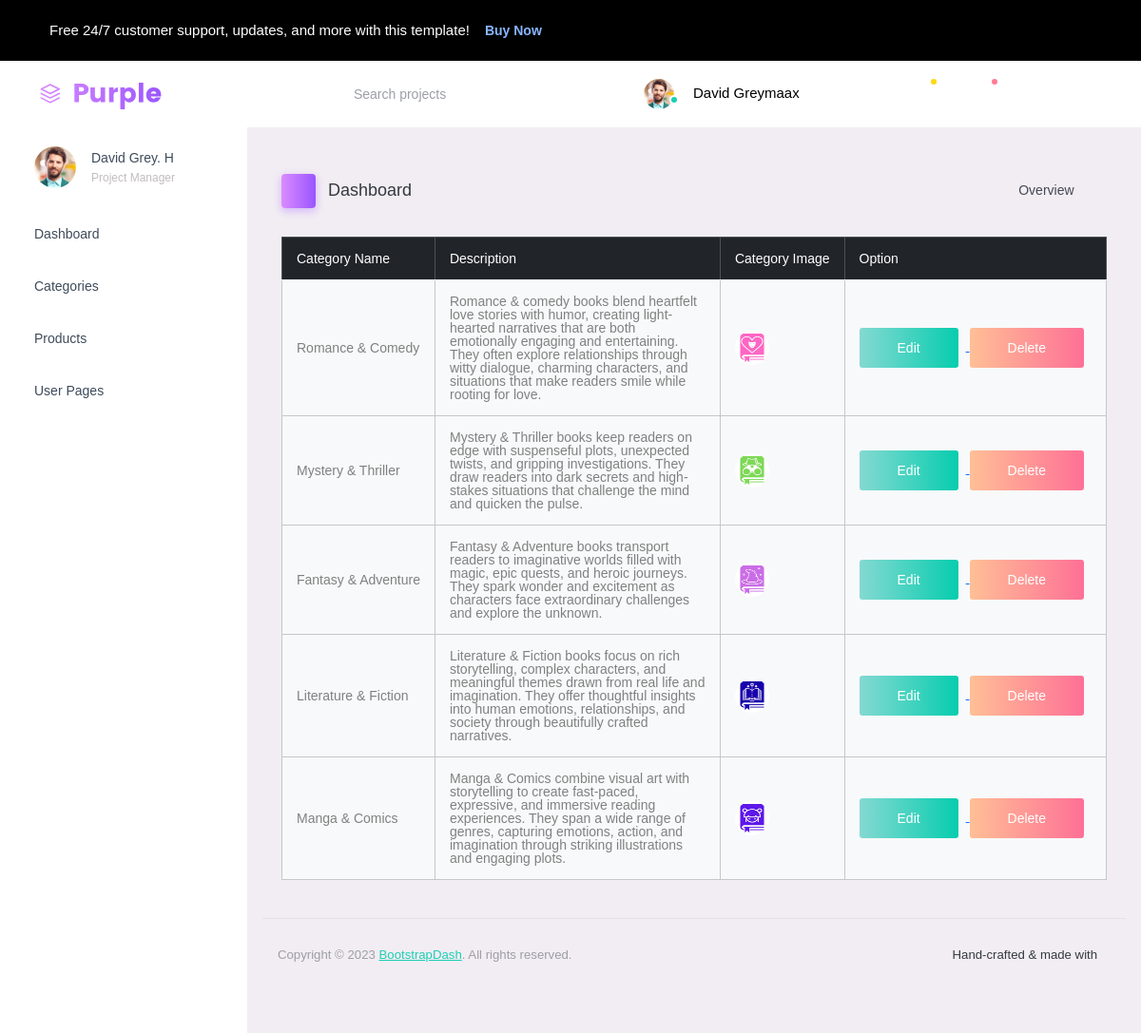
The app's page /AdminApp/display_category/ with its own data.
### AdminApp/models.py (models this page shows)
class CategoryDb(models.Model):
    Category_name = models.CharField(max_length=50,null=True,blank=True)
    Description = models.CharField(max_length=50,null=True,blank=True)
    Category_images = models.ImageField(upload_to="category images",null=True,blank=True)

### AdminApp/views.py (the view)
# urls.py: path('display_category/',views.display_category,name="display_category"),
def display_category(request):
    category=CategoryDb.objects.all()
    return render(request,"display_category.html",{"category":category})

### AdminApp/templates/display_category.html (shortened to what this page needs)
<!DOCTYPE html>
{% extends 'dashboard.html' %}
{% block content %}
<html lang="en">
<head>
</head>
<body>
<div class="col-lg-12 grid-margin stretch-card">
                <div class="card">
                     <div class="table-responsive">
                    <table class="table table-light table-hover table-bordered">
                      <thead class="table-dark">
                        <tr>
                          <th> Category Name </th>
                          <th> Description </th>
                          <th> Category Image </th>
                          <th> Option </th>
                        </tr>
                      </thead>
                        {% for i in category %}
                      <tbody>
                        <tr>
                            <td>{{i.Category_name}}</td>
                            <td style="min-width:200px;word-wrap:break-word;white-space:normal;">{{i.Description}}</td>
                            <td><img src="{{i.Category_images.url}}" width="100px" height="100px"></td>
                            <td>
                                <a href=" {% url 'edit_category' cat_id=i.id %} ">
                                    <button type="submit" class="btn btn-gradient-success me-2">Edit</button>
                                </a>
                                <a href=" {% url 'delete_category' cat_id=i.id %} ">
                                    <button type="submit" class="btn btn-gradient-danger me-2">Delete</button>
                                </a>
                            </td>
                        </tr>
                      </tbody>
                        {% endfor %}
                    </table>
                 </div>
                </div>
              </div>
</body>
</html>
{% endblock %}

### AdminApp/templates/dashboard.html (shortened to what this page needs)
<!DOCTYPE html>
{% load static %}
<html lang="en">
  <head>
    <link rel="stylesheet" href="{% static 'assets/vendors/mdi/css/materialdesignicons.min.css' %}">
    <link rel="stylesheet" href="{% static 'assets/vendors/ti-icons/css/themify-icons.css' %}">
    <link rel="stylesheet" href="{% static 'assets/vendors/css/vendor.bundle.base.css' %}">
    <link rel="stylesheet" href="{% static 'assets/vendors/font-awesome/css/font-awesome.min.css' %}">
    <link rel="stylesheet" href="{% static 'assets/vendors/font-awesome/css/font-awesome.min.css' %}" />
    <link rel="stylesheet" href="{% static 'assets/vendors/bootstrap-datepicker/bootstrap-datepicker.min.css' %}">
    <link rel="stylesheet" href="{% static 'assets/css/style.css' %}">
  </head>
  <body>
    <div class="container-scroller">
      <div class="row p-0 m-0 proBanner" id="proBanner">
        <div class="col-md-12 p-0 m-0">
          <div class="card-body card-body-padding d-flex align-items-center justify-content-between">
            <div class="ps-lg-3">
              <div class="d-flex align-items-center justify-content-between">
                <p class="mb-0 font-weight-medium me-3 buy-now-text">Free 24/7 customer support, updates, and more with this template!</p>
                <a href="https://www.bootstrapdash.com/product/purple-bootstrap-admin-template/" target="_blank" class="btn me-2 buy-now-btn border-0">Buy Now</a>
              </div>
            </div>
            <div class="d-flex align-items-center justify-content-between">
              <a href="https://www.bootstrapdash.com/product/purple-bootstrap-admin-template/"><i class="mdi mdi-home me-3 text-white"></i></a>
              <button id="bannerClose" class="btn border-0 p-0">
                <i class="mdi mdi-close text-white mr-0"></i>
              </button>
            </div>
          </div>
        </div>
      </div>
      <nav class="navbar default-layout-navbar col-lg-12 col-12 p-0 fixed-top d-flex flex-row">
        <div class="text-center navbar-brand-wrapper d-flex align-items-center justify-content-start">
          <a class="navbar-brand brand-logo" href="dashboard.html"><img src="{% static 'assets/images/logo.svg' %}" alt="logo" /></a>
        </div>
        <div class="navbar-menu-wrapper d-flex align-items-stretch">
          <button class="navbar-toggler navbar-toggler align-self-center" type="button" data-toggle="minimize">
            <span class="mdi mdi-menu"></span>
          </button>
          <div class="search-field d-none d-md-block">
            <form class="d-flex align-items-center h-100" action="#">
              <div class="input-group">
                <div class="input-group-prepend bg-transparent">
                  <i class="input-group-text border-0 mdi mdi-magnify"></i>
                </div>
                <input type="text" class="form-control bg-transparent border-0" placeholder="Search projects">
              </div>
            </form>
          </div>
          <ul class="navbar-nav navbar-nav-right">
            <li class="nav-item nav-profile dropdown">
              <a class="nav-link dropdown-toggle" id="profileDropdown" href="#" data-bs-toggle="dropdown" aria-expanded="false">
                <div class="nav-profile-img">
                  <img src="{% static 'assets/images/faces/face1.jpg' %}" alt="image">
                  <span class="availability-status online"></span>
                </div>
                <div class="nav-profile-text">
                  <p class="mb-1 text-black">David Greymaax</p>
                </div>
              </a>
            </li>
            <li class="nav-item d-none d-lg-block full-screen-link">
              <a class="nav-link">
                <i class="mdi mdi-fullscreen" id="fullscreen-button"></i>
              </a>
            </li>
            <li class="nav-item dropdown">
              <a class="nav-link count-indicator dropdown-toggle" id="messageDropdown" href="#" data-bs-toggle="dropdown" aria-expanded="false">
                <i class="mdi mdi-email-outline"></i>
                <span class="count-symbol bg-warning"></span>
              </a>
            </li>
            <li class="nav-item dropdown">
              <a class="nav-link count-indicator dropdown-toggle" id="notificationDropdown" href="#" data-bs-toggle="dropdown">
                <i class="mdi mdi-bell-outline"></i>
                <span class="count-symbol bg-danger"></span>
              </a>
            </li>
            <li class="nav-item nav-logout d-none d-lg-block">
              <a class="nav-link" href="#">
                <i class="mdi mdi-power"></i>
              </a>
            </li>
            <li class="nav-item nav-settings d-none d-lg-block">
              <a class="nav-link" href="#">
                <i class="mdi mdi-format-line-spacing"></i>
              </a>
            </li>
          </ul>
        </div>
      </nav>
      <div class="container-fluid page-body-wrapper">
        <nav class="sidebar sidebar-offcanvas" id="sidebar">
          <ul class="nav">
            <li class="nav-item nav-profile">
              <a href="#" class="nav-link">
                <div class="nav-profile-image">
                  <img src="{% static 'assets/images/faces/face1.jpg' %}" alt="profile" />
                </div>
                <div class="nav-profile-text d-flex flex-column">
                  <span class="font-weight-bold mb-2">David Grey. H</span>
                  <span class="text-secondary text-small">Project Manager</span>
                </div>
                <i class="mdi mdi-bookmark-check text-success nav-profile-badge"></i>
              </a>
            </li>
            <li class="nav-item">
              <a class="nav-link" href="dashboard.html">
                <span class="menu-title">Dashboard</span>
                <i class="mdi mdi-home menu-icon"></i>
              </a>
            </li>
            <li class="nav-item">
              <a class="nav-link" data-bs-toggle="collapse" href="#ui-basic" aria-expanded="false" aria-controls="ui-basic">
                <span class="menu-title">Categories</span>
                <i class="menu-arrow"></i>
                <i class="mdi mdi-crosshairs-gps menu-icon"></i>
              </a>
            </li>
             <li class="nav-item">
              <a class="nav-link" data-bs-toggle="collapse" href="#auth" aria-expanded="false" aria-controls="auth">
                <span class="menu-title">Products</span>
                <i class="menu-arrow"></i>
                <i class="mdi mdi-lock menu-icon"></i>
              </a>
            </li>
            <li class="nav-item">
              <a class="nav-link" data-bs-toggle="collapse" href="#auth" aria-expanded="false" aria-controls="auth">
                <span class="menu-title">User Pages</span>
                <i class="menu-arrow"></i>
                <i class="mdi mdi-lock menu-icon"></i>
              </a>
            </li>
          </ul>
        </nav>
        <div class="main-panel">
          <div class="content-wrapper">
            <div class="page-header">
              <h3 class="page-title">
                <span class="page-title-icon bg-gradient-primary text-white me-2">
                  <i class="mdi mdi-home"></i>
                </span> Dashboard
              </h3>
              <nav aria-label="breadcrumb">
                <ul class="breadcrumb">
                  <li class="breadcrumb-item active" aria-current="page">
                    Overview <i class="mdi mdi-alert-circle-outline icon-sm text-primary align-middle"></i>
                  </li>
                </ul>
              </nav>
            </div>
            <div class="row">
                {% block content %}{% endblock %}
          <footer class="footer">
            <div class="d-sm-flex justify-content-center justify-content-sm-between">
              <span class="text-muted text-center text-sm-left d-block d-sm-inline-block">Copyright © 2023 <a href="https://www.bootstrapdash.com/" target="_blank">BootstrapDash</a>. All rights reserved.</span>
              <span class="float-none float-sm-right d-block mt-1 mt-sm-0 text-center">Hand-crafted & made with <i class="mdi mdi-heart text-danger"></i></span>
            </div>
          </footer>
        </div>
      </div>
    </div>
  </body>
</html>

### records on screen
CategoryDb: Category_name "Romance & Comedy", Description "Romance & comedy books blend heartfelt love stories with humor, creating light-hearted narratives that are both emotionally engaging and entertaining. They often explore relationships through witty dialogue, charming characters, and situations that make readers smile while rooting for love.", Category_images (picture)
CategoryDb: Category_name "Mystery & Thriller", Description "Mystery & Thriller books keep readers on edge with suspenseful plots, unexpected twists, and gripping investigations. They draw readers into dark secrets and high-stakes situations that challenge the mind and quicken the pulse.", Category_images (picture)
CategoryDb: Category_name "Fantasy & Adventure", Description "Fantasy & Adventure books transport readers to imaginative worlds filled with magic, epic quests, and heroic journeys. They spark wonder and excitement as characters face extraordinary challenges and explore the unknown.", Category_images (picture)
CategoryDb: Category_name "Literature & Fiction", Description "Literature & Fiction books focus on rich storytelling, complex characters, and meaningful themes drawn from real life and imagination. They offer thoughtful insights into human emotions, relationships, and society through beautifully crafted narratives.", Category_images (picture)
CategoryDb: Category_name "Manga & Comics", Description "Manga & Comics combine visual art with storytelling to create fast-paced, expressive, and immersive reading experiences. They span a wide range of genres, capturing emotions, action, and imagination through striking illustrations and engaging plots.", Category_images (picture)
